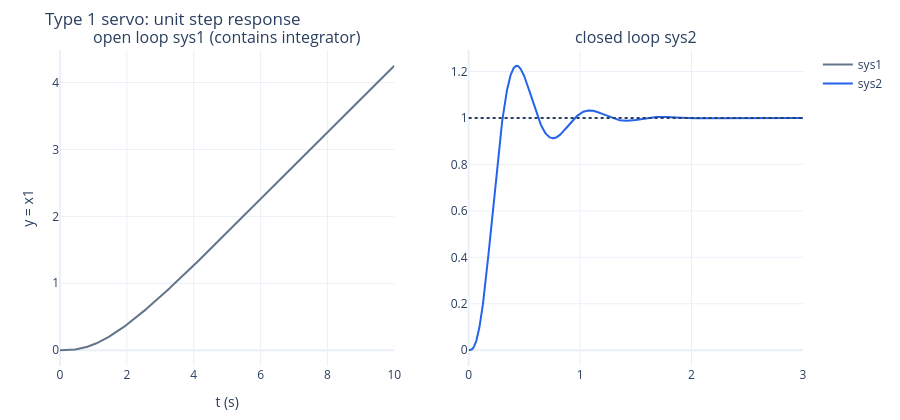

Notebook source saved alongside this figure:
### Markdown cell above
## 3. Pole Placement — Type 1 Servo `poleplace.m`

```matlab
a=[0 1 0;0 0 1;0 -2 -3];  b=[0 0 1]';  c=[1 0 0];  d=0;
sys1=ss(a,b,c,d);
sys1tf=tf(sys1)
sys1zpk=zpk(sys1)
damp(sys1)
%controllability test
M=ctrb(a,b);   co=rank(M);   n=length(a);   unco=n-co
z=0.3;  wn=10;  wd=wn*sqrt(1-z^2)
p=[-z*wn+wd*i -z*wn-wd*i -10];
k=place(sys1.a,sys1.b,p);
%Create the feedback system
aa=a-b*k;  bb=b*k(1);  cc=c;  dd=d;
sys2=ss(aa,bb,cc,dd);
sys2tf=tf(sys2)
sys2zpk=zpk(sys2)
damp(sys2)
figure(1); step(sys1); grid
figure(2); [y t x]=step(sys2); plot(t,y); grid
```

受控體 $\dfrac{1}{s(s+1)(s+2)}$ 本身含積分器（type 1）。控制律 $u=-[0\ k_2\ \cdots\ k_n]x+k_1(r-x_1)=-Kx+k_1r$，
閉迴路 $\dot x=(A-BK)x+Bk_1r$。步級輸入下穩態 $u(\infty)=0$、$x_1(\infty)=r$，所以不需要另加積分器就沒有穩態誤差。

手算驗證：$A-BK$ 特徵多項式 $s^3+(3+k_3)s^2+(2+k_2)s+k_1$，期望 $(s^2+6s+100)(s+10)=s^3+16s^2+160s+1000$，
得 $K=[1000,\ 158,\ 13]$。

### Code cell
a = np.array([[0, 1, 0], [0, 0, 1], [0, -2, -3]], float)
b = np.array([[0], [0], [1]], float)
c = np.array([[1.0, 0, 0]])
num1, den1 = signal.ss2tf(a, b, c, np.zeros((1, 1)))
print("sys1tf: num =", clean(num1.ravel()), " den =", clean(den1))
print("sys1 poles =", clean(sorted(np.linalg.eigvals(a).real)))
M = ctrb(a, b)
co = np.linalg.matrix_rank(M)
print(f"rank ctrb = {co}, n = {a.shape[0]}, uncontrollable states = {a.shape[0] - co}")
z, wn = 0.3, 10
wd = wn * np.sqrt(1 - z ** 2)
print(f"wd = {wd:.4f}")
p = [-z * wn + wd * 1j, -z * wn - wd * 1j, -10]
k = place(a, b, p)
print("K =", clean(k.ravel(), 4))
aa, bb = a - b @ k, b * k[0, 0]
num2, den2 = signal.ss2tf(aa, bb, c, np.zeros((1, 1)))
print("sys2tf: num =", clean(num2.ravel(), 3), " den =", clean(den2, 3))
for pole, w, zz in damp(aa):
    print(f"damp(sys2): pole {complex(pole):.4f}  wn = {w:.4f}  zeta = {zz:.4f}")

t = np.linspace(0, 3, 1501)
_, y2 = signal.step((aa, bb, c, np.zeros((1, 1))), T=t)
t1 = np.linspace(0, 10, 1001)
_, y1 = signal.step((a, b, c, np.zeros((1, 1))), T=t1)
fig = make_subplots(rows=1, cols=2, subplot_titles=("open loop sys1 (contains integrator)", "closed loop sys2"))
fig.add_trace(go.Scatter(x=t1, y=y1, name="sys1", line=dict(color="#64748b")), 1, 1)
fig.add_trace(go.Scatter(x=t, y=y2, name="sys2", line=dict(color="#2563eb")), 1, 2)
fig.add_hline(y=1, line_dash="dot", row=1, col=2)
show(fig, "Type 1 servo: unit step response", "t (s)", "y = x1")
ip = int(np.argmax(y2))
print(f"closed loop: final value = {y2[-1]:.4f}, max overshoot = {100 * (y2[ip] - 1):.1f} %, peak time = {t[ip]:.3f} s")
print(f"second-order formulas with z = 0.3, wn = 10: Mp = {100 * np.exp(-z * np.pi / np.sqrt(1 - z * z)):.1f} %, tp = {np.pi / wd:.3f} s"
      "（第三個極點 -10 離主極點不夠遠（實部只差 3.3 倍），實際超越量明顯較小、尖峰時間較晚）")

### Figure 1 — Plotly figure (JSON) as saved in the notebook; plotly's stock layout.template omitted (floating-point values rounded to 4 significant figures; data arrays with more than 128 entries replaced by an {"elided": "..."} marker saying what was removed)
{"data": [{"line": {"color": "#64748b"}, "name": "sys1", "type": "scatter", "x": {"elided": "1001 float values"}, "xaxis": "x", "y": {"elided": "1001 float values"}, "yaxis": "y"}, {"line": {"color": "#2563eb"}, "name": "sys2", "type": "scatter", "x": {"elided": "1501 float values"}, "xaxis": "x2", "y": {"elided": "1501 float values"}, "yaxis": "y2"}], "layout": {"annotations": [{"font": {"size": 16}, "showarrow": false, "text": "open loop sys1 (contains integrator)", "x": 0.225, "xanchor": "center", "xref": "paper", "y": 1.0, "yanchor": "bottom", "yref": "paper"}, {"font": {"size": 16}, "showarrow": false, "text": "closed loop sys2", "x": 0.775, "xanchor": "center", "xref": "paper", "y": 1.0, "yanchor": "bottom", "yref": "paper"}], "height": 420, "margin": {"b": 50, "l": 60, "r": 20, "t": 50}, "shapes": [{"line": {"dash": "dot"}, "type": "line", "x0": 0, "x1": 1, "xref": "x2 domain", "y0": 1, "y1": 1, "yref": "y2"}], "title": {"text": "Type 1 servo: unit step response"}, "xaxis": {"anchor": "y", "domain": [0.0, 0.45], "title": {"text": "t (s)"}}, "xaxis2": {"anchor": "y2", "domain": [0.55, 1.0]}, "yaxis": {"anchor": "x", "domain": [0.0, 1.0], "title": {"text": "y = x1"}}, "yaxis2": {"anchor": "x2", "domain": [0.0, 1.0]}}}
